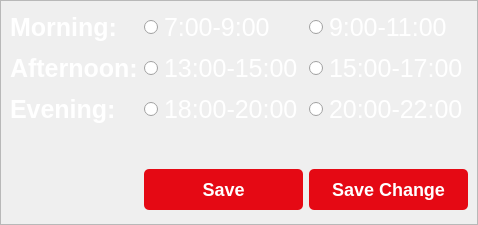
                   <widget class="QWidget" name="Admin_Show_Edit_Input_Page">
                    <property name="styleSheet">
                     <string notr="true">#Admin_Show_Edit_Input_Page{
background-color: rgba(0,0,0,0);
}</string>
                    </property>
                    <layout class="QVBoxLayout" name="verticalLayout_25">
                     <property name="spacing">
                      <number>0</number>
                     </property>
                     <property name="leftMargin">
                      <number>0</number>
                     </property>
                     <property name="topMargin">
                      <number>0</number>
                     </property>
                     <property name="rightMargin">
                      <number>0</number>
                     </property>
                     <property name="bottomMargin">
                      <number>0</number>
                     </property>
                     <item>
                      <widget class="QFrame" name="Admin_Show_Edit_Input_Page_Header">
                       <property name="maximumSize">
                        <size>
                         <width>16777215</width>
                         <height>100</height>
                        </size>
                       </property>
                       <property name="styleSheet">
                        <string notr="true">#Admin_Show_Edit_Input_Page_Header{
background-color: #1c1f22;
border-radius: 15px;
}
</string>
                       </property>
                       <property name="frameShape">
                        <enum>QFrame::StyledPanel</enum>
                       </property>
                       <property name="frameShadow">
                        <enum>QFrame::Raised</enum>
                       </property>
                      </widget>
                     </item>
                     <item>
                      <widget class="QFrame" name="Admin_Show_Edit_Input_Field">
                       <property name="frameShape">
                        <enum>QFrame::StyledPanel</enum>
                       </property>
                       <property name="frameShadow">
                        <enum>QFrame::Raised</enum>
                       </property>
                       <layout class="QGridLayout" name="gridLayout_19">
                        <item row="0" column="0">
                         <widget class="QLabel" name="Admin_Morning_Show_label">
                          <property name="styleSheet">
                           <string notr="true">#Admin_Morning_Show_label{
font-size:25px;
font-weight: 700;
color: #fff;
}</string>
                          </property>
                          <property name="text">
                           <string>Morning:</string>
                          </property>
                         </widget>
                        </item>
                        <item row="1" column="2">
                         <widget class="QRadioButton" name="A2">
                          <property name="styleSheet">
                           <string notr="true">font-size: 25px;
color: #fff;</string>
                          </property>
                          <property name="text">
                           <string>15:00-17:00</string>
                          </property>
                         </widget>
                        </item>
                        <item row="2" column="0">
                         <widget class="QLabel" name="Admin_Evening_Show_label">
                          <property name="styleSheet">
                           <string notr="true">#Admin_Evening_Show_label{
font-size:25px;
font-weight: 700;
color: #fff;
}</string>
                          </property>
                          <property name="text">
                           <string>Evening:</string>
                          </property>
                         </widget>
                        </item>
                        <item row="1" column="1">
                         <widget class="QRadioButton" name="A1">
                          <property name="sizePolicy">
                           <sizepolicy hsizetype="Minimum" vsizetype="Fixed">
                            <horstretch>0</horstretch>
                            <verstretch>0</verstretch>
                           </sizepolicy>
                          </property>
                          <property name="minimumSize">
                           <size>
                            <width>0</width>
                            <height>0</height>
                           </size>
                          </property>
                          <property name="styleSheet">
                           <string notr="true">font-size: 25px;
color: #fff;</string>
                          </property>
                          <property name="text">
                           <string>13:00-15:00</string>
                          </property>
                         </widget>
                        </item>
                        <item row="4" column="1">
                         <widget class="QPushButton" name="Admin_Show_Edit_Btn">
                          <property name="minimumSize">
                           <size>
                            <width>0</width>
                            <height>46</height>
                           </size>
                          </property>
                          <property name="maximumSize">
                           <size>
                            <width>252</width>
                            <height>16777215</height>
                           </size>
                          </property>
                          <property name="styleSheet">
                           <string notr="true"> #Admin_Show_Edit_Btn {
font-size: 18px; 
background-color:#e50914;
font-weight: 700;
color: #fff;
border-radius: 5px;
margin-bottom: 5px;
}

#Admin_Show_Edit_Btn:hover {
background-color: #ff2f4e;
}</string>
                          </property>
                          <property name="text">
                           <string>Save</string>
                          </property>
                         </widget>
                        </item>
                        <item row="2" column="2">
                         <widget class="QRadioButton" name="E2">
                          <property name="minimumSize">
                           <size>
                            <width>0</width>
                            <height>0</height>
                           </size>
                          </property>
                          <property name="sizeIncrement">
                           <size>
                            <width>0</width>
                            <height>0</height>
                           </size>
                          </property>
                          <property name="baseSize">
                           <size>
                            <width>0</width>
                            <height>0</height>
                           </size>
                          </property>
                          <property name="styleSheet">
                           <string notr="true">font-size: 25px;
color: #fff;</string>
                          </property>
                          <property name="text">
                           <string>20:00-22:00</string>
                          </property>
                          <property name="iconSize">
                           <size>
                            <width>16</width>
                            <height>16</height>
                           </size>
                          </property>
                         </widget>
                        </item>
                        <item row="1" column="0">
                         <widget class="QLabel" name="Admin_Afternoon_Show_label">
                          <property name="styleSheet">
                           <string notr="true">#Admin_Afternoon_Show_label{
font-size:25px;
font-weight: 700;
color: #fff;
}</string>
                          </property>
                          <property name="text">
                           <string>Afternoon:</string>
                          </property>
                         </widget>
                        </item>
                        <item row="0" column="1">
                         <widget class="QRadioButton" name="M1">
                          <property name="styleSheet">
                           <string notr="true">font-size: 25px;
color: #fff;</string>
                          </property>
                          <property name="text">
                           <string>7:00-9:00</string>
                          </property>
                         </widget>
                        </item>
                        <item row="0" column="2">
                         <widget class="QRadioButton" name="M2">
                          <property name="styleSheet">
                           <string notr="true">font-size: 25px;
color: #fff;</string>
                          </property>
                          <property name="text">
                           <string>9:00-11:00</string>
                          </property>
                         </widget>
                        </item>
                        <item row="2" column="1">
                         <widget class="QRadioButton" name="E1">
                          <property name="styleSheet">
                           <string notr="true">font-size: 25px;
color: #fff;</string>
                          </property>
                          <property name="text">
                           <string>18:00-20:00</string>
                          </property>
                         </widget>
                        </item>
                        <item row="3" column="1">
                         <widget class="QLabel" name="Admin_Show_Edit_error">
                          <property name="sizePolicy">
                           <sizepolicy hsizetype="Preferred" vsizetype="Preferred">
                            <horstretch>0</horstretch>
                            <verstretch>0</verstretch>
                           </sizepolicy>
                          </property>
                          <property name="minimumSize">
                           <size>
                            <width>0</width>
                            <height>30</height>
                           </size>
                          </property>
                          <property name="maximumSize">
                           <size>
                            <width>16777214</width>
                            <height>20</height>
                           </size>
                          </property>
                          <property name="sizeIncrement">
                           <size>
                            <width>0</width>
                            <height>3</height>
                           </size>
                          </property>
                          <property name="styleSheet">
                           <string notr="true">color: red;
font-weight: 500;
font-size: 18px;</string>
                          </property>
                          <property name="lineWidth">
                           <number>1</number>
                          </property>
                          <property name="text">
                           <string/>
                          </property>
                         </widget>
                        </item>
                        <item row="4" column="2">
                         <widget class="QPushButton" name="Admin_Show_Edit_Save_btn">
                          <property name="minimumSize">
                           <size>
                            <width>0</width>
                            <height>46</height>
                           </size>
                          </property>
                          <property name="maximumSize">
                           <size>
                            <width>252</width>
                            <height>16777215</height>
                           </size>
                          </property>
                          <property name="styleSheet">
                           <string notr="true"> #Admin_Show_Edit_Save_btn {
font-size: 18px; 
background-color:#e50914;
font-weight: 700;
color: #fff;
border-radius: 5px;
margin-bottom: 5px;
}

#Admin_Show_Edit_Save_btn:hover {
background-color: #ff2f4e;
}</string>
                          </property>
                          <property name="text">
                           <string>Save Change</string>
                          </property>
                         </widget>
                        </item>
                       </layout>
                      </widget>
                     </item>
                    </layout>
                   </widget>
